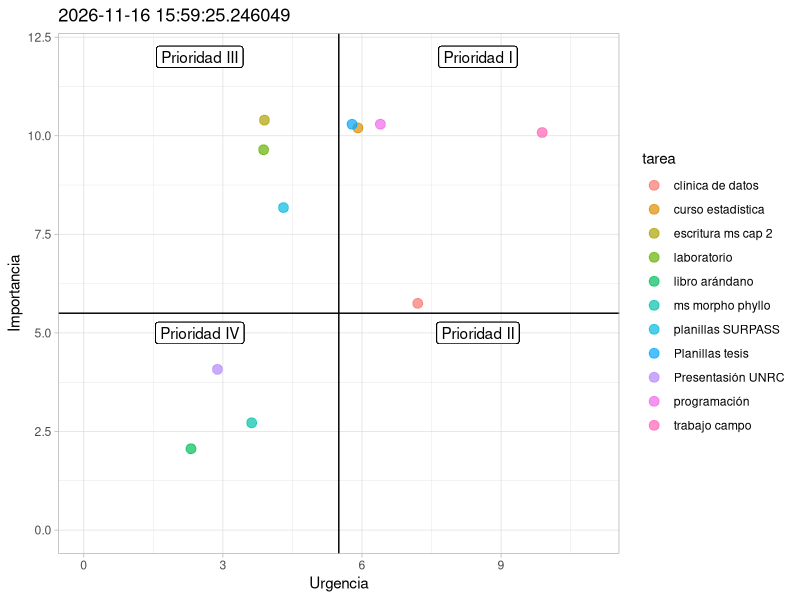

Here is the R script that generated this plot:
## ---- chunk 1
knitr::opts_chunk$set(echo = F, warning = F, message = F)
## ---- chunk 2

library(tibble)

# Escala de importancia va de 0 - 10

tareas <- tribble(
     ~ tarea, ~ importancia, ~ urgencia,
     "trabajo campo", 10, 10,
     "planillas SURPASS", 8, 4,
     "clínica de datos", 6, 7,
     "curso estadística", 10, 6,
     "programación", 10, 6,
     "laboratorio", 10, 4,
     "escritura ms cap 2", 10, 4,
     "Planillas tesis", 10, 6,
     "Presentasión UNRC", 4, 3,
     "libro arándano", 2, 2,
     "ms morpho phyllo", 3, 4
)

library(ggplot2)


ggplot(tareas, aes(urgencia, importancia)) +
     xlim(c(0, 11)) + ylim(c(0, 12)) +
        geom_vline(xintercept = mean(1:10)) +
        geom_hline(yintercept = mean(1:10)) +
        geom_label(x = mean(0:5.5), y = 12, label = "Prioridad III") +
        geom_label(x = mean(0:5.5), y = 5, label = "Prioridad IV") +
        geom_label(x = mean(5.5:12), y = 12, label = "Prioridad I") +
        geom_label(x = mean(5.5:12), y = 5, label = "Prioridad II") + 
        geom_jitter(aes(color = tarea), size = 3, alpha = 0.7) + 
        theme_light() +
        labs(x = "Urgencia", y = "Importancia") +
        ggtitle(label = paste(Sys.time()))
        
